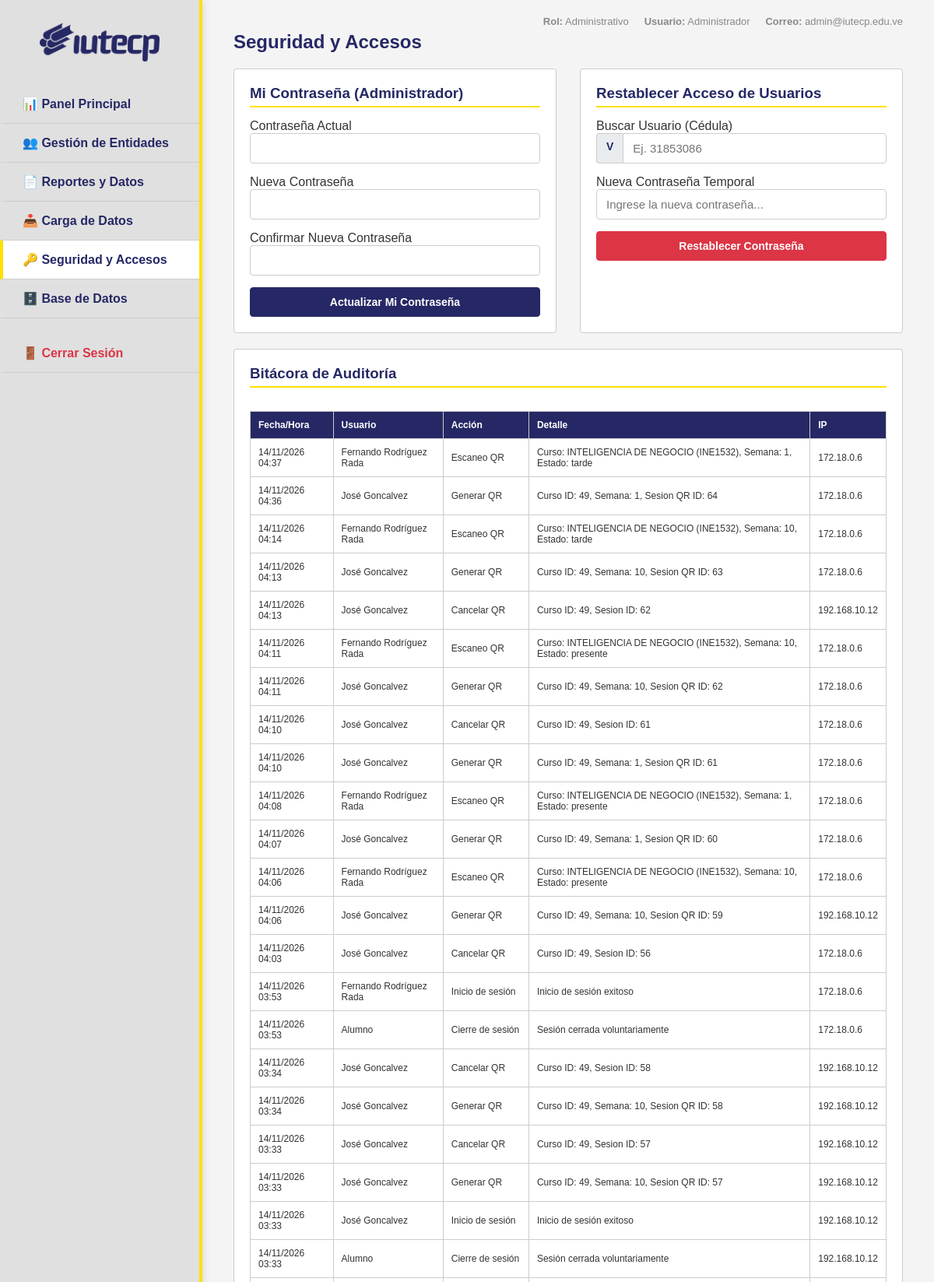
Screenshot of /admin/seguridad.php (signed in, upper part) with the database file from the repository.
### tables this page shows
CREATE TABLE `auditoria` (
  `id` int(11) NOT NULL AUTO_INCREMENT,
  `usuario_id` int(11) DEFAULT NULL,
  `accion` varchar(255) NOT NULL,
  `detalle` text DEFAULT NULL,
  `ip_address` varchar(45) DEFAULT NULL,
  `created_at` timestamp NULL DEFAULT current_timestamp(),
  PRIMARY KEY (`id`),
  KEY `usuario_id` (`usuario_id`),
  CONSTRAINT `auditoria_ibfk_1` FOREIGN KEY (`usuario_id`) REFERENCES `usuarios` (`id`)
);

CREATE TABLE `usuarios` (
  `id` int(11) NOT NULL AUTO_INCREMENT,
  `cedula` varchar(20) NOT NULL,
  `username` varchar(50) DEFAULT NULL,
  `nombre_completo` varchar(255) NOT NULL,
  `email` varchar(255) DEFAULT NULL,
  `carrera_id` int(11) DEFAULT NULL,
  `telefono` varchar(20) DEFAULT NULL,
  `rol` enum('admin','profesor','estudiante') NOT NULL DEFAULT 'estudiante',
  `password_hash` varchar(255) NOT NULL,
  `password_temporal` tinyint(1) DEFAULT 1,
  `activo` tinyint(1) DEFAULT 1,
  `es_nuevo_ingreso` tinyint(1) DEFAULT 0,
  `creado_por` int(11) DEFAULT NULL,
  `created_at` timestamp NULL DEFAULT current_timestamp(),
  `updated_at` timestamp NULL DEFAULT current_timestamp() ON UPDATE current_timestamp(),
  PRIMARY KEY (`id`),
  UNIQUE KEY `cedula` (`cedula`),
  UNIQUE KEY `username` (`username`),
  KEY `creado_por` (`creado_por`),
  KEY `carrera_id` (`carrera_id`),
  CONSTRAINT `usuarios_ibfk_1` FOREIGN KEY (`creado_por`) REFERENCES `usuarios` (`id`),
  CONSTRAINT `usuarios_ibfk_2` FOREIGN KEY (`carrera_id`) REFERENCES `carreras` (`id`)
);

### admin/seguridad.php (the view, shortened to what this page needs)
<?php
require_once __DIR__ . "/includes/header.php";
global $pdo;
$stmt_auditoria = $pdo->query("
    SELECT a.id, a.accion, a.detalle, a.ip_address, a.created_at, u.nombre_completo
    FROM auditoria a
    LEFT JOIN usuarios u ON a.usuario_id = u.id
    ORDER BY a.created_at DESC
    LIMIT 50
");
$auditoria = $stmt_auditoria->fetchAll();
?>
<div id="admin-security">
    <h2 style="color:var(--primary);margin-bottom:20px">Seguridad y Accesos</h2>
    <div class="management-grid">
        <div class="card">
            <h3 style="margin-bottom:15px;color:var(--primary);border-bottom:2px solid var(--accent);padding-bottom:5px;">
                Mi Contraseña (Administrador)
            </h3>
            <form method="POST" action="seguridad.php">
                <label>Contraseña Actual</label>
                <input type="password" name="password_actual" required />
                <label>Nueva Contraseña</label>
                <input type="password" name="password_nueva" required minlength="6" />
                <label>Confirmar Nueva Contraseña</label>
                <input type="password" name="password_confirmar" required minlength="6" />
                <button class="btn btn-primary" style="width:100%">Actualizar Mi Contraseña</button>
            </form>
        </div>
        <div class="card">
            <h3 style="margin-bottom:15px;color:var(--primary);border-bottom:2px solid var(--accent);padding-bottom:5px;">
                Restablecer Acceso de Usuarios
            </h3>
            <form method="POST" action="seguridad.php">
                <label>Buscar Usuario (Cédula)</label>
                <div style="display:flex;gap:10px;margin-bottom:15px;">
                    <div style="display:flex;flex:1;">
                        <span style="background:#e9ecef;border:1px solid var(--border-color);border-right:none;padding:8px 12px;border-radius:4px 0 0 4px;font-weight:bold;color:var(--primary);font-size:14px;">V</span>
                        <input type="text" name="cedula_buscar" placeholder="Ej. 31853086" required
                               style="border-radius:0 4px 4px 0;margin-bottom:0;"
                               pattern="[0-9]+" title="Solo números"
                               oninput="this.value = this.value.replace(/[^0-9]/g, '')" />
                    </div>
                </div>
                <label>Nueva Contraseña Temporal</label>
                <input type="text" name="nueva_password" placeholder="Ingrese la nueva contraseña..." required minlength="6" />
                <button class="btn btn-danger" style="width:100%">Restablecer Contraseña</button>
            </form>
        </div>
    </div>
    <div class="card" style="margin-top:20px;">
        <h3 style="color:var(--primary);margin-bottom:15px;border-bottom:2px solid var(--accent);padding-bottom:5px;">
            Bitácora de Auditoría
        </h3>
        <?php if (count($auditoria) === 0): ?>
        <p style="color:#666;font-size:14px;">No hay registros de auditoría aún.</p>
        <?php else: ?>
        <div style="overflow-x:auto;">
            <table style="font-size:12px;">
                <thead>
                    <tr>
                        <th>Fecha/Hora</th>
                        <th>Usuario</th>
                        <th>Acción</th>
                        <th>Detalle</th>
                        <th>IP</th>
                    </tr>
                </thead>
                <tbody>
                    <?php foreach ($auditoria as $log): ?>
                    <tr>
                        <td><?= date(
                            "d/m/Y H:i",
                            strtotime($log["created_at"]),
                        ) ?></td>
                        <td><?= htmlspecialchars(
                            $log["nombre_completo"] ?? "Sistema",
                        ) ?></td>
                        <td><?= htmlspecialchars($log["accion"]) ?></td>
                        <td><?= htmlspecialchars($log["detalle"]) ?></td>
                        <td><?= htmlspecialchars($log["ip_address"]) ?></td>
                    </tr>
                    <?php endforeach; ?>
                </tbody>
            </table>
        </div>
        <?php endif; ?>
    </div>
</div>
<?php require_once __DIR__ . "/includes/footer.php"; ?>

### style.css (style rules this page uses)
:root { color-scheme: light; --primary: #262865; --secondary: #262865; --accent: #ffe001; --bg-light: #f4f4f4; --white: #ffffff; --border-color: #cccccc; --text-dark: #333333; }
* { margin: 0; padding: 0; box-sizing: border-box; font-family: Arial, Helvetica, sans-serif; -webkit-tap-highlight-color: transparent; }
body { background-color: var(--bg-light); color: var(--text-dark); min-height: 100vh; display: flex; flex-direction: column; }
.btn { padding: 10px 15px; border: 1px solid transparent; border-radius: 4px; cursor: pointer; font-weight: bold; font-size: 14px; }
.btn-accent, .btn-primary { background-color: var(--primary); color: var(--white); border: 1px solid var(--primary); transition: opacity 0.2s ease; }
.btn-danger { background-color: #dc3545; color: var(--white); border: 1px solid #dc3545; transition: opacity 0.2s ease; }
.card { background: var(--white); border: 1px solid var(--border-color); border-radius: 4px; padding: 20px; }
input:where(:not([type="radio"]):not([type="checkbox"])), select { width: 100%; padding: 10px 12px; font-size: 15px; margin-bottom: 15px; border: 1px solid var(--border-color); border-radius: 4px; transition: border-color 0.3s ease, box-shadow 0.3s ease; }
table { width: 100%; border-collapse: collapse; margin-top: 15px; background: var(--white); }
th, td { border: 1px solid var(--border-color); padding: 10px; text-align: left; }
th { background-color: var(--primary); color: var(--white); }
.management-grid { display: grid; grid-template-columns: 1fr 1fr; gap: 30px; }

### rows the page displays
auditoria: created_at "14/11/2026 04:37", usuario.nombre_completo "Fernando Rodríguez Rada", accion "Escaneo QR", detalle "Curso: INTELIGENCIA DE NEGOCIO (INE1532), Semana: 1, Estado: tarde", ip_address "172.18.0.6"
auditoria: created_at "14/11/2026 04:36", usuario.nombre_completo "José Goncalvez", accion "Generar QR", detalle "Curso ID: 49, Semana: 1, Sesion QR ID: 64", ip_address "172.18.0.6"
auditoria: created_at "14/11/2026 04:14", usuario.nombre_completo "Fernando Rodríguez Rada", accion "Escaneo QR", detalle "Curso: INTELIGENCIA DE NEGOCIO (INE1532), Semana: 10, Estado: tarde", ip_address "172.18.0.6"
auditoria: created_at "14/11/2026 04:13", usuario.nombre_completo "José Goncalvez", accion "Generar QR", detalle "Curso ID: 49, Semana: 10, Sesion QR ID: 63", ip_address "172.18.0.6"
auditoria: created_at "14/11/2026 04:13", usuario.nombre_completo "José Goncalvez", accion "Cancelar QR", detalle "Curso ID: 49, Sesion ID: 62", ip_address "192.168.10.12"
auditoria: created_at "14/11/2026 04:11", usuario.nombre_completo "Fernando Rodríguez Rada", accion "Escaneo QR", detalle "Curso: INTELIGENCIA DE NEGOCIO (INE1532), Semana: 10, Estado: presente", ip_address "172.18.0.6"
auditoria: created_at "14/11/2026 04:11", usuario.nombre_completo "José Goncalvez", accion "Generar QR", detalle "Curso ID: 49, Semana: 10, Sesion QR ID: 62", ip_address "172.18.0.6"
auditoria: created_at "14/11/2026 04:10", usuario.nombre_completo "José Goncalvez", accion "Cancelar QR", detalle "Curso ID: 49, Sesion ID: 61", ip_address "172.18.0.6"
auditoria: created_at "14/11/2026 04:10", usuario.nombre_completo "José Goncalvez", accion "Generar QR", detalle "Curso ID: 49, Semana: 1, Sesion QR ID: 61", ip_address "172.18.0.6"
auditoria: created_at "14/11/2026 04:08", usuario.nombre_completo "Fernando Rodríguez Rada", accion "Escaneo QR", detalle "Curso: INTELIGENCIA DE NEGOCIO (INE1532), Semana: 1, Estado: presente", ip_address "172.18.0.6"
auditoria: created_at "14/11/2026 04:07", usuario.nombre_completo "José Goncalvez", accion "Generar QR", detalle "Curso ID: 49, Semana: 1, Sesion QR ID: 60", ip_address "172.18.0.6"
auditoria: created_at "14/11/2026 04:06", usuario.nombre_completo "Fernando Rodríguez Rada", accion "Escaneo QR", detalle "Curso: INTELIGENCIA DE NEGOCIO (INE1532), Semana: 10, Estado: presente", ip_address "172.18.0.6"
auditoria: created_at "14/11/2026 04:06", usuario.nombre_completo "José Goncalvez", accion "Generar QR", detalle "Curso ID: 49, Semana: 10, Sesion QR ID: 59", ip_address "192.168.10.12"
auditoria: created_at "14/11/2026 04:03", usuario.nombre_completo "José Goncalvez", accion "Cancelar QR", detalle "Curso ID: 49, Sesion ID: 56", ip_address "172.18.0.6"
auditoria: created_at "14/11/2026 03:53", usuario.nombre_completo "Fernando Rodríguez Rada", accion "Inicio de sesión", detalle "Inicio de sesión exitoso", ip_address "172.18.0.6"
auditoria: created_at "14/11/2026 03:53", usuario.nombre_completo "Alumno", accion "Cierre de sesión", detalle "Sesión cerrada voluntariamente", ip_address "172.18.0.6"
auditoria: created_at "14/11/2026 03:34", usuario.nombre_completo "José Goncalvez", accion "Cancelar QR", detalle "Curso ID: 49, Sesion ID: 58", ip_address "192.168.10.12"
auditoria: created_at "14/11/2026 03:34", usuario.nombre_completo "José Goncalvez", accion "Generar QR", detalle "Curso ID: 49, Semana: 10, Sesion QR ID: 58", ip_address "192.168.10.12"
auditoria: created_at "14/11/2026 03:33", usuario.nombre_completo "José Goncalvez", accion "Cancelar QR", detalle "Curso ID: 49, Sesion ID: 57", ip_address "192.168.10.12"
auditoria: created_at "14/11/2026 03:33", usuario.nombre_completo "José Goncalvez", accion "Generar QR", detalle "Curso ID: 49, Semana: 10, Sesion QR ID: 57", ip_address "192.168.10.12"
auditoria: created_at "14/11/2026 03:33", usuario.nombre_completo "José Goncalvez", accion "Inicio de sesión", detalle "Inicio de sesión exitoso", ip_address "192.168.10.12"
auditoria: created_at "14/11/2026 03:33", usuario.nombre_completo "Alumno", accion "Cierre de sesión", detalle "Sesión cerrada voluntariamente", ip_address "192.168.10.12"

### other values shown
$_SESSION['nombre'] "Administrador"
$_SESSION['email'] "admin@iutecp.edu.ve"
